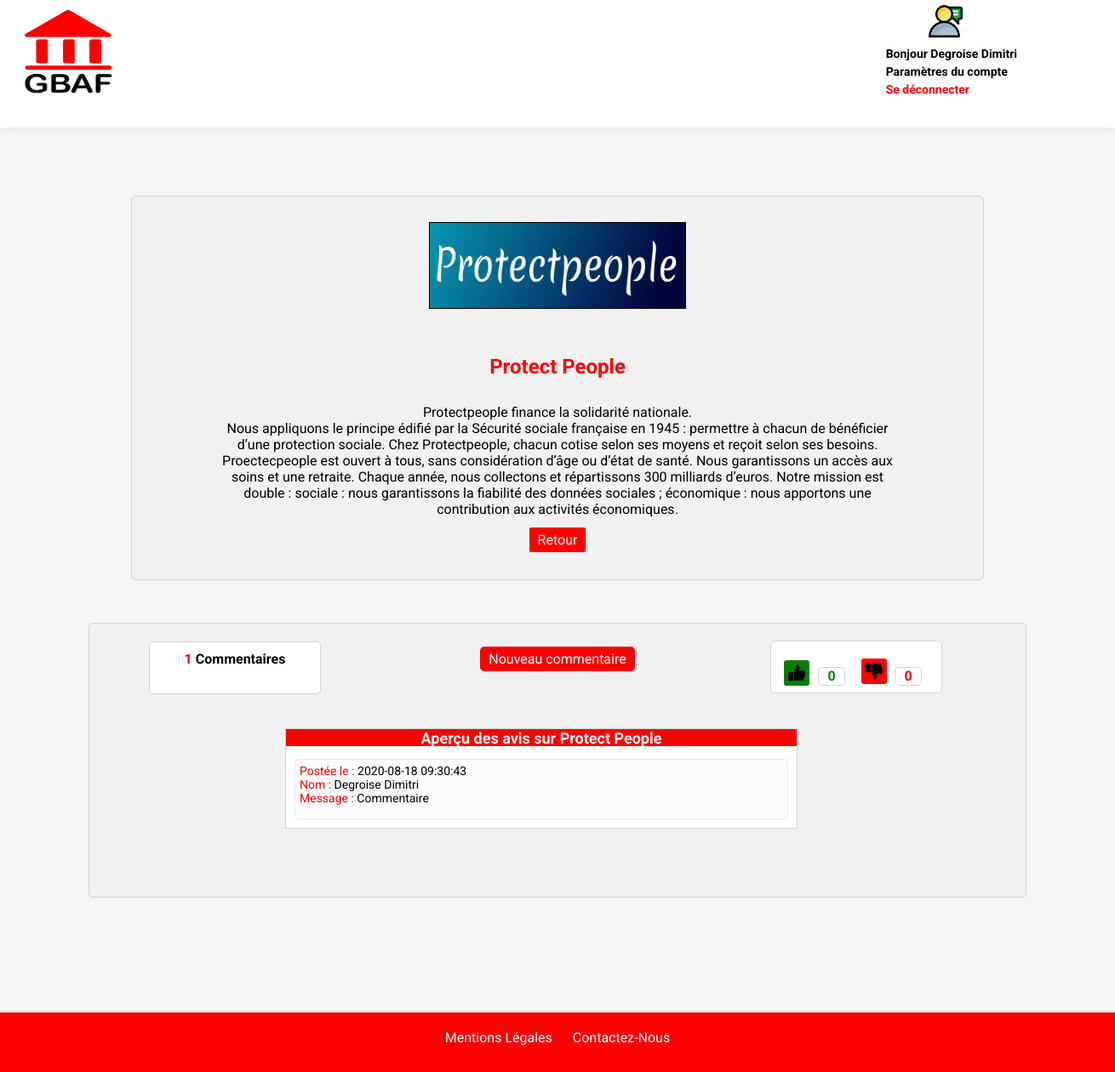
The page /acteurs.php?id=3 (signed in) on the database its author committed.
### tables this page shows
CREATE TABLE `acteurs` (
  `id_acteur` int(11) NOT NULL,
  `nom` varchar(255) NOT NULL,
  `description` text NOT NULL,
  `image` varchar(255) NOT NULL
);

CREATE TABLE `commentaires` (
  `id_post` int(11) NOT NULL,
  `id_acteurs` int(11) NOT NULL,
  `id_user` int(11) NOT NULL,
  `date` datetime NOT NULL DEFAULT CURRENT_TIMESTAMP,
  `commentaire` text NOT NULL
);

CREATE TABLE `utilisateurs` (
  `id_user` int(11) NOT NULL,
  `date_inscription` datetime NOT NULL DEFAULT CURRENT_TIMESTAMP,
  `nom` varchar(255) NOT NULL,
  `prenom` varchar(255) NOT NULL,
  `username` varchar(255) NOT NULL,
  `password` varchar(255) NOT NULL,
  `question` varchar(255) NOT NULL,
  `reponse` varchar(255) NOT NULL
);

### acteurs.php (the view, shortened to what this page needs)
<?php require('include/database.php') ?>
<?php
  $checkart = $bdd -> prepare("SELECT * FROM acteurs WHERE id_acteur=?");
  $checkart -> execute(array($_GET['id']));
  if($checkart -> rowCount() == 1)
  {
  if(isset($_GET['id']))
  {
  $reqAct = $bdd ->prepare('SELECT * FROM acteurs WHERE id_acteur=?');
  $reqAct -> execute(array($_GET['id']));
  $acteurs = $reqAct -> fetch();
  $image =  $acteurs["image"];
  $name = $acteurs['nom'];
  $desc = $acteurs['description'];
  $id = $acteurs['id_acteur'];
  }
  }
  else
  {
  header("Location:partenaires.php");
  exit;
  }
  ?>
<?php
  $likes = $bdd->prepare("SELECT * FROM votes WHERE vote='1' AND id_acteur = ?");
  $likes -> execute(array($id));
  $likes = $likes-> rowCount();
  $dislikes = $bdd->prepare("SELECT * FROM votes WHERE vote='2' AND id_acteur = ?");
  $dislikes -> execute(array($id));
  $dislikes = $dislikes -> rowCount();
  ?>
<!doctype html>
<html lang="fr">
  <head>
    <link type="text/css" rel="stylesheet" href="css/cstyles.css" />
    <link type="text/css" rel="stylesheet" href="css/cstylesmobiles.css" />
    <link type="text/css" rel="stylesheet" href="css/ctablettestyle.css" />
  </head>
  <body>
    <?php require('include/header.php')?>
    <div class="container">
      <div class="msg_erreur">
      </div>
    </div>
    <div class="container">
      <section class="act_presentation">
        <img class="act_img" src=<?php echo 'images/' .$image; ?> alt="image_acteur">
        <h2><?php echo $name; ?></h2>
        <p>
          <?php echo $desc; ?>
        </p>
        <a href="partenaires.php"> Retour </a>
      </section>
    </div>
    <div class="container">
      <section class="commentaires">
        <div class="espacelike">
          <div class="like">
            <p>
              <?= $likes ?>
            </p>
          </div>
          <a class="lien_like" href="php/votes.php?type=1&id=<?= $_GET['id'] ?>"><img class="img_like" src="images/like.png" alt="image_like"></a>
          <div class="dislike">
            <p>
              <?= $dislikes ?>
            </p>
            <a class="lien_like" href="php/votes.php?type=2&id=<?= $_GET['id'] ?>"><img class="img_dislike" src="images/dislike.png" alt="image_dislike"></a>
          </div>
		</div>
        <?php
          $commentaires = $bdd -> prepare("SELECT COUNT(*) AS nb_com  FROM commentaires WHERE id_acteurs=?");
          $commentaires -> execute(array($_GET ['id']));
          $donnees = $commentaires -> fetch();
		  ?>
        <div class="addComs">
          <a class="ajout_coms" href="formulaire.php?id=<?php echo $id; ?>" target="blank">Nouveau commentaire</a>
        </div>
        <div class="nbrComs">
          <p>
            <?php echo $donnees['nb_com']; ?> <span style="color:black;">Commentaires</span>
          </p>
        </div>
        <div class="coms">
          <div class="commentaires_coms">
            <p>Aperçu des avis sur
              <?php echo $name; ?>
            </p>
		  </div>
          <?php
            $reqCom = $bdd ->prepare("SELECT * FROM commentaires INNER JOIN utilisateurs ON commentaires.id_user = utilisateurs.id_user WHERE commentaires.id_acteurs ORDER BY commentaires.date DESC");
			$reqCom ->execute([$id]);
			?>
          <?php while ($comm = $reqCom -> fetch()){
            if($comm['id_acteurs'] === $id) { ?>
          <div class="message_coms"> <span style="color:red;"> Postée le :</span>
            <?= $comm['date'] ?>
            <br> <span style="color:red;"> Nom :</span>
            <?= $comm['nom'] . ' ' . $comm['prenom'] ?>
            <br> <span style="color:red;"> Message :</span>
            <?= $comm['commentaire'] ?>
            <br>
            <br>
          </div>
          <?php }
            }
			?>
        </div>
      </section>
    </div>
    <?php require('include/footer.php')?>
  </body>
</html>

### css/cstyles.css (style rules this page uses)
* { font-family: Roboto; margin: 0; padding: 0; }
body, html { margin: 0; min-height: 100vh; background: #f6f6f6; }
a { text-decoration: none; color: #fff; }
.container { width: 1300px; margin-left: auto; margin-right: auto; display: flex; justify-content: center; }
span { color: red; }
.act_presentation { height: 450px; width: 1000px; background-color: #f1f1f1; border-radius: 5px; margin-top: 50px; text-align: center; border: 1px solid #d2d2d2; }
.commentaires { width: 1100px; background-color: #f1f1f1; margin-top: 50px; margin-bottom: 50px; border-radius: 5px; border: 1px solid #d2d2d2; }
.act_img { height: 100px; width: 300px; border: 1px solid black; margin-top: 30px; }
.act_presentation>h2 { color: red; margin-top: 50px; }
.act_presentation>p { height: 300px; width: 800px; margin-top: 30px; margin-left: 100px; }
.act_presentation>a { background-color: red; padding: 5px 10px 5px 10px; border-radius: 2px; position: relative; bottom: 150px; }
.commentaires { text-align: center; }
.espacelike { background-color: #fff; height: 60px; ; width: 200px; margin-bottom: 30px; border: 1px solid #d2d2d2; border-radius: 5px; position: relative; top: 20px; left: 800px; }
.like { color: green; font-weight: bold; background-color: #fff; height: 20px; width: 30px; border-radius: 5px; position: relative; top: 30px; left: 55px; border: 1px solid #d2d2d2; }
.img_like { height: 20px; width: 20px; position: relative; right: 70px; background-color: green; padding: 5px 5px; border-radius: 3px; }
.dislike { color: red; font-weight: bold; background-color: #fff; height: 20px; width: 30px; border-radius: 5px; position: relative; left: 145px; bottom: 26px; border: 1px solid #d2d2d2; }
.img_dislike { height: 20px; width: 20px; position: relative; right: 40px; bottom: 30px; background-color: red; padding: 5px 5px; border-radius: 3px; }
.coms { width: 600px; background-color: #fff; margin-bottom: 30px; border: 1px solid #d2d2d2; position: relative; left: 230px; bottom: 50px; }
.commentaires_coms { background-color: red; height: 20px; width: 100%; color: #fff; font-weight: bold; font-size: 18px; }
.ajout_coms { background-color: red; padding: 5px 10px; border-radius: 5px; }
.addComs { position: relative; bottom: 60px; }
.message_coms { font-size: 14px; text-align: left; margin-top: 15px; margin-left: 10px; margin-right: 10px; margin-bottom: 10px; background-color: #fcfcfc; border: 1px solid #e7e7e7; border-radius: 5px; padding-top: 5px; padding-left: 5px; word-wrap: break-word; }
.nbrComs { color: red; font-weight: bold; width: 200px; position: relative; bottom: 90px; left: 70px; background-color: #fff; height: 50px; border-radius: 5px; border: 1px solid #d2d2d2; text-align: center; padding-top: 10px; }
.msg_erreur { margin-top: 20px; padding: 5px 5px; }

### rows shown on the page
acteurs: image (picture), nom "Protect People", description "Protectpeople finance la solidarité nationale. Nous appliquons le principe édifié par la Sécurité sociale française en 1945 : permettre à chacun de bénéficier d’une protection sociale. Chez Protectpeople, chacun cotise selon ses moyens et reçoit selon ses besoins. Proectecpeople est ouvert à tous, sans considération d’âge ou d’état de santé. Nous garantissons un accès aux soins et une retraite. Chaque année, nous collectons et répartissons 300 milliards d’euros. Notre mission est double : sociale : nous garantissons la fiabilité des données sociales ; économique : nous apportons une contribution aux activités économiques."
commentaires: date "2020-08-18 09:30:43", id_user.nom "Degroise", id_user.prenom "Dimitri", commentaire "Commentaire"

### other values the page prints
$_SESSION['nom'] "Degroise"
$_SESSION['prenom'] "Dimitri"
$likes "0"
$dislikes "0"
$donnees['nb_com'] "1"
